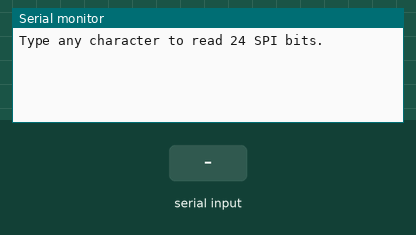
This sketch was run on a simulated Arduino Uno, built with avr-gcc and run on an emulated ATmega328P. On the bench: the last lines printed to the serial monitor. The test bench sets the inputs (shaded band).

Above: at 1.2 s.
1.3 s: "90,45\n" received over Serial
At 2.2 s:
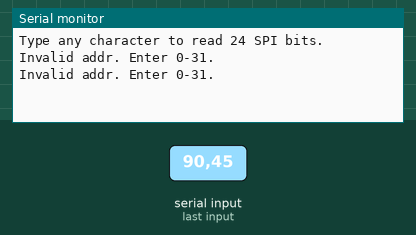
2.8 s: "30,150\n" received over Serial
At 3.9 s:
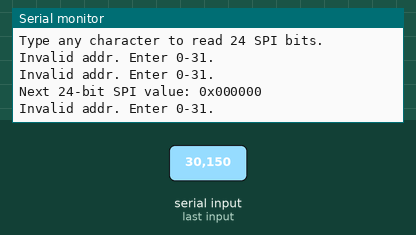

The sketch:

serial_clock_pulse.ino
```cpp
#include <SPI.h>

static uint8_t Calculate_SPI_CRC(uint16_t wData) {
  uint8_t crc = 0x42;
  uint8_t data[2] = {(uint8_t)((wData >> 8) & 0xFF), (uint8_t)(wData & 0xFF)};

  for (uint8_t i = 0; i < 2; ++i) {
    crc ^= data[i];
    for (uint8_t bit = 0; bit < 8; ++bit) {
      uint8_t msb = (uint8_t)(crc & 0x80);
      crc <<= 1;
      if (msb) crc ^= 0x2F;
    }
  }

  return crc;
}
const uint8_t g_daisy_chain_length = 2;
const uint8_t CSB_PIN = 10;

uint32_t read24BitsSPI() {
  uint32_t value = 0;
  digitalWrite(CSB_PIN, LOW);
  SPI.beginTransaction(SPISettings(1000, MSBFIRST, SPI_MODE0)); // 1 kHz SPI clock

  value |= ((uint32_t)SPI.transfer(0x00)) << 16;
  value |= ((uint32_t)SPI.transfer(0x00)) << 8;
  value |= ((uint32_t)SPI.transfer(0x00));
  digitalWrite(CSB_PIN, HIGH);

  SPI.endTransaction();

  return value;
}

uint32_t gd3160_spi_transfer(uint8_t rw,
                             uint8_t addr,
                             uint16_t data)
{
    uint32_t frame = 0;

    frame |= ((uint32_t)(rw & 0x01)) << 23;
    frame |= ((uint32_t)(addr & 0x1F)) << 18;
    frame |= ((uint32_t)(data & 0x03FF)) << 8;

    uint8_t crc = Calculate_SPI_CRC(frame>>8);
    frame |= crc;

    uint32_t rx = 0;

    digitalWrite(CSB_PIN, LOW);

    SPI.beginTransaction(SPISettings(1000, MSBFIRST, SPI_MODE0)); // 1 kHz SPI clock
    rx |= ((uint32_t)SPI.transfer((frame >> 16) & 0xFF)) << 16;
    rx |= ((uint32_t)SPI.transfer((frame >> 8)  & 0xFF)) << 8;
    rx |= ((uint32_t)SPI.transfer(frame & 0xFF));
    SPI.endTransaction();

    digitalWrite(CSB_PIN, HIGH);

    return rx;
}

uint32_t DC_send(uint8_t rw,
                             uint8_t addr,
                             uint16_t data)
{
    uint32_t frame = 0;

    frame |= ((uint32_t)(rw & 0x01)) << 23;
    frame |= ((uint32_t)(addr & 0x1F)) << 18;
    frame |= ((uint32_t)(data & 0x03FF)) << 8;

    uint8_t crc = Calculate_SPI_CRC(frame>>8);
    frame |= crc;

    uint32_t rx = 0;

    digitalWrite(CSB_PIN, LOW);

    SPI.beginTransaction(SPISettings(1000, MSBFIRST, SPI_MODE0)); // 1 kHz SPI clock

    rx |= ((uint32_t)SPI.transfer((frame >> 16) & 0xFF)) << 16;
    rx |= ((uint32_t)SPI.transfer((frame >> 8)  & 0xFF)) << 8;
    rx |= ((uint32_t)SPI.transfer(frame & 0xFF));
    Serial.print("RX1: 0x");
    Serial.println(rx, HEX);

    rx = 0;
    rx |= ((uint32_t)SPI.transfer((0) & 0xFF)) << 16;
    rx |= ((uint32_t)SPI.transfer((0)  & 0xFF)) << 8;
    rx |= ((uint32_t)SPI.transfer(Calculate_SPI_CRC(0) & 0xFF));

    Serial.print("RX2: 0x");
    Serial.println(rx, HEX);

    SPI.endTransaction();

    digitalWrite(CSB_PIN, HIGH);

    return rx;
}

static uint32_t SPI_shift_24bit2(uint32_t frame)
{
	uint32_t tx_frame = (frame << 8) | Calculate_SPI_CRC(frame);
	uint32_t rx = 0;

	rx |= ((uint32_t)SPI.transfer((tx_frame >> 16) & 0xFF)) << 16;
	rx |= ((uint32_t)SPI.transfer((tx_frame >> 8) & 0xFF)) << 8;
	rx |= ((uint32_t)SPI.transfer(tx_frame & 0xFF));

	return rx;
}

uint32_t DC_send2(uint8_t rw, uint8_t addr, uint16_t data, uint8_t dx)
{
	uint32_t frame = 0;
	frame |= ((uint32_t)(rw & 0x01)) << 15;
	frame |= ((uint32_t)(addr & 0x1F)) << 10;
	frame |= ((uint32_t)(data & 0x03FF));

	uint32_t rx = 0;

	digitalWrite(SS, LOW);
	SPI.beginTransaction(SPISettings(
		4000000, // 4 MHz
		MSBFIRST,
		SPI_MODE0));
	// DX is zero based where first (index zero) chip is the one at MOSI
	(void)SPI_shift_24bit2(frame);

	for (uint8_t i = 0; i < dx; ++i)
	{
		rx = SPI_shift_24bit2(0);
	}

	SPI.endTransaction();
	digitalWrite(SS, HIGH);

	return rx;
}

uint32_t DC_read2(uint8_t dx)
{


	uint32_t rx = 0;

	digitalWrite(SS, LOW);
	SPI.beginTransaction(SPISettings(
		4000000, // 4 MHz
		MSBFIRST,
		SPI_MODE0));

	// Align the chain so the desired chip's outgoing 24-bit frame reaches MOSI.
	for (uint8_t i = 0; i < (uint8_t)(g_daisy_chain_length - 1 - dx); ++i)
	{
		(void)SPI_shift_24bit2(0);
	}

	rx = SPI_shift_24bit2(0);

	SPI.endTransaction();
	digitalWrite(SS, HIGH);

	return rx;
}

void printHexValue(uint32_t value){
    if (value < 0x100000) Serial.print('0');
    if (value < 0x10000)  Serial.print('0');
    if (value < 0x1000)   Serial.print('0');
    if (value < 0x100)    Serial.print('0');
    if (value < 0x10)     Serial.print('0');
    Serial.println(value, HEX);

}
void setup() {
  pinMode(CSB_PIN, OUTPUT);
  digitalWrite(CSB_PIN, HIGH);

  SPI.begin();
  Serial.begin(9600);
  while (!Serial) {}

  Serial.println("Type any character to read 24 SPI bits.");
}

void loop() {
  if (Serial.available() > 0) {
    int addrInput = Serial.parseInt();

    //uint32_t value = read24BitsSPI();
    //Serial.print("Next 24-bit SPI value: 0x");
    //printHexValue(value);


    while (Serial.available() > 0) Serial.read();

    if (addrInput < 0 || addrInput > 31) {
      Serial.println("Invalid addr. Enter 0-31.");
      return;
    }
    /*
    uint8_t addr = (uint8_t)addrInput;
    uint32_t rx = DC_send(0, addr, 0);
    delay(10);

    uint32_t value = read24BitsSPI();

    Serial.print("Next 24-bit SPI value: 0x");
    printHexValue(value);
    */
    uint8_t addr = (uint8_t)addrInput;
    uint32_t rx = DC_send2(0 , addr , 0 , 1);
    delay(10);

    uint32_t value = DC_read2(1);

    Serial.print("Next 24-bit SPI value: 0x");
    printHexValue(value);
  }
}
```

gd_spi_utils.cpp
```cpp
#include "gd_spi_utils.h"

#include <Arduino.h>
#include <SPI.h>

static uint8_t s_csb_pin = 10;
static uint32_t s_spi_clock_hz = 1000;

static uint32_t build_frame(uint8_t rw, uint8_t addr, uint16_t data) {
  uint32_t frame = 0;

  frame |= ((uint32_t)(rw & 0x01)) << 23;
  frame |= ((uint32_t)(addr & 0x1F)) << 18;
  frame |= ((uint32_t)(data & 0x03FF)) << 8;

  frame |= Calculate_SPI_CRC((uint16_t)(frame >> 8));
  return frame;
}

static uint32_t transfer_frame24(uint32_t frame) {
  uint32_t rx = 0;
  rx |= ((uint32_t)SPI.transfer((frame >> 16) & 0xFF)) << 16;
  rx |= ((uint32_t)SPI.transfer((frame >> 8) & 0xFF)) << 8;
  rx |= (uint32_t)SPI.transfer(frame & 0xFF);
  return rx;
}

void gd_spi_init(uint8_t csb_pin, uint32_t spi_clock_hz) {
  s_csb_pin = csb_pin;
  s_spi_clock_hz = spi_clock_hz;

  pinMode(s_csb_pin, OUTPUT);
  digitalWrite(s_csb_pin, HIGH);
  SPI.begin();
}

uint8_t Calculate_SPI_CRC(uint16_t wData) {
  uint8_t crc = 0x42;
  uint8_t data[2] = {(uint8_t)((wData >> 8) & 0xFF), (uint8_t)(wData & 0xFF)};

  for (uint8_t i = 0; i < 2; ++i) {
    crc ^= data[i];
    for (uint8_t bit = 0; bit < 8; ++bit) {
      uint8_t msb = (uint8_t)(crc & 0x80);
      crc <<= 1;
      if (msb) {
        crc ^= 0x2F;
      }
    }
  }

  return crc;
}

uint32_t gd_spi_read24(void) {
  uint32_t value = 0;

  digitalWrite(s_csb_pin, LOW);
  SPI.beginTransaction(SPISettings(s_spi_clock_hz, MSBFIRST, SPI_MODE0));

  value = transfer_frame24(0);

  SPI.endTransaction();
  digitalWrite(s_csb_pin, HIGH);

  return value;
}

uint32_t send_GD_DC(uint8_t dx, uint8_t rw, uint8_t addr, uint16_t data) {
  uint32_t rx = 0;
  uint32_t nop_frame = build_frame(0, 0, 0);
  uint32_t req_frame = build_frame(rw, addr, data);

  digitalWrite(s_csb_pin, LOW);
  SPI.beginTransaction(SPISettings(s_spi_clock_hz, MSBFIRST, SPI_MODE0));

  for (uint8_t i = 0; i < dx; ++i) {
    (void)transfer_frame24(nop_frame);
  }

  (void)transfer_frame24(req_frame);
  rx = transfer_frame24(nop_frame);

  SPI.endTransaction();
  digitalWrite(s_csb_pin, HIGH);

  return rx;
}
```

gd_spi_utils.h
```cpp
#ifndef GD_SPI_UTILS_H
#define GD_SPI_UTILS_H

#include <stdint.h>

#ifdef __cplusplus
extern "C" {
#endif

void gd_spi_init(uint8_t csb_pin, uint32_t spi_clock_hz);
uint8_t Calculate_SPI_CRC(uint16_t wData);
uint32_t gd_spi_read24(void);
uint32_t send_GD_DC(uint8_t dx, uint8_t rw, uint8_t addr, uint16_t data);

#ifdef __cplusplus
}
#endif

#endif
```

Measured:
- after the input at 1.3 s, the serial monitor: prints a new line at once (image 1)
- after the input at 2.8 s, the serial monitor: prints a new line at once (image 2)
